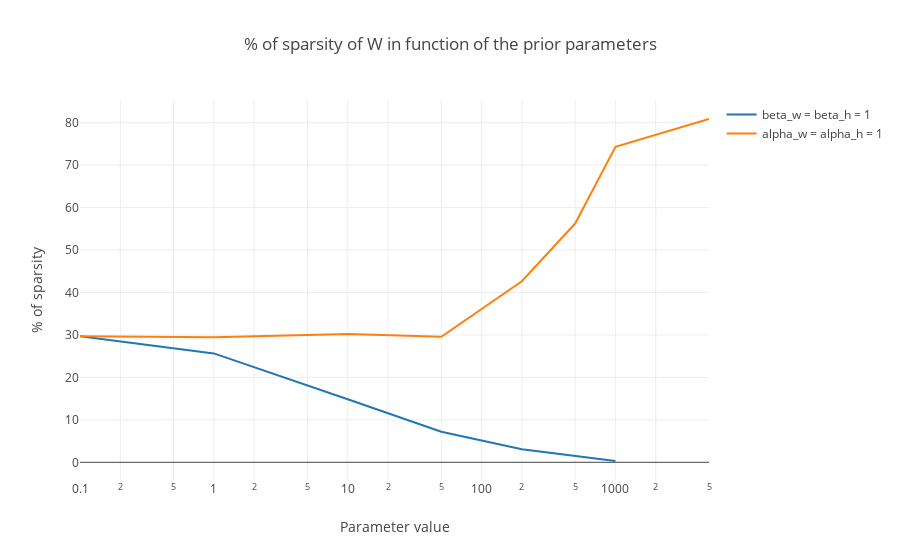

Here is the notebook cell this chart was saved with:
### Markdown cell above
For very low $\alpha$'s, we see that the pictures become almost uniform and 'whitish'. This comes from the fact that the coefficients of the matrix $W$ become uniformly close to $0$. On the contrary, for high $\alpha$'s all the coefficients of $W$ inflate but they are more variable. The black squares in the plot here above therefore correspond to columns whose coefficients are low relatively to the others.

Therefore we see that $\alpha$ also influences the sparsity of the matrices (the result also holds for $H$): however as one can see with the plot hereafter it seems less potent to enforce sparsity than $\beta$.

### Code cell
betas = np.asarray([0.1,1,10,50,200,500,1000,5000])

def eval_sparsity(alpha,beta,mode):
    if mode=="beta": ##Only a fixed alpha, ie evaluate sparsity wrt beta
        sparse_perc = np.zeros(len(beta))
        
        for i in range(len(beta)):
            simu = EM_algo([alpha,beta[i]],[alpha,beta[i]],V,parameter,1,100)
            sparse_perc[i] = sparseness(simu[0])
            
    elif mode=="alpha":
        sparse_perc = np.zeros(len(alpha))
        
        for i in range(len(alpha)):
            simu = EM_algo([alpha[i],beta],[alpha[i],beta],V,parameter,1,100)
            sparse_perc[i] = sparseness(simu[0])
            
    return sparse_perc

sparse_perc_beta = eval_sparsity(1,betas,"beta")

alphas = np.asarray([1,10,50,200,500,1000,5000])
sparse_perc_alpha = eval_sparsity(alphas,1,"alpha")

###############################

trace0 = go.Scatter(
    x = betas,
    y = 100*sparse_perc_alpha,
    mode = 'lines',
    name = 'beta_w = beta_h = 1'
)

trace1 = go.Scatter(
    x = betas,
    y = 100*sparse_perc_beta,
    mode = 'lines',
    name = 'alpha_w = alpha_h = 1'
)


layout = go.Layout(title='% of sparsity of W in function of the prior parameters',
    xaxis=dict(
        title='Parameter value',
        type='log'
    ),
    yaxis=dict(
        title='% of sparsity'
    ))

data = [trace0,trace1]

fig = go.Figure(data=data,layout=layout)

plotly.offline.iplot(fig)

### Figure 1 — Plotly figure (JSON) as saved in the notebook; plotly's stock layout.template omitted (floating-point values rounded to 4 significant figures)
{"data": [{"mode": "lines", "name": "beta_w = beta_h = 1", "type": "scatter", "x": [0.1, 1, 10, 50, 200, 500, 1000, 5000], "y": [29.67, 25.65, 14.87, 7.191, 3.102, 1.577, 0.3095]}, {"mode": "lines", "name": "alpha_w = alpha_h = 1", "type": "scatter", "x": [0.1, 1, 10, 50, 200, 500, 1000, 5000], "y": [29.68, 29.44, 30.2, 29.59, 42.64, 56.24, 74.33, 80.86]}], "layout": {"title": "% of sparsity of W in function of the prior parameters", "xaxis": {"title": "Parameter value", "type": "log"}, "yaxis": {"title": "% of sparsity"}}}
